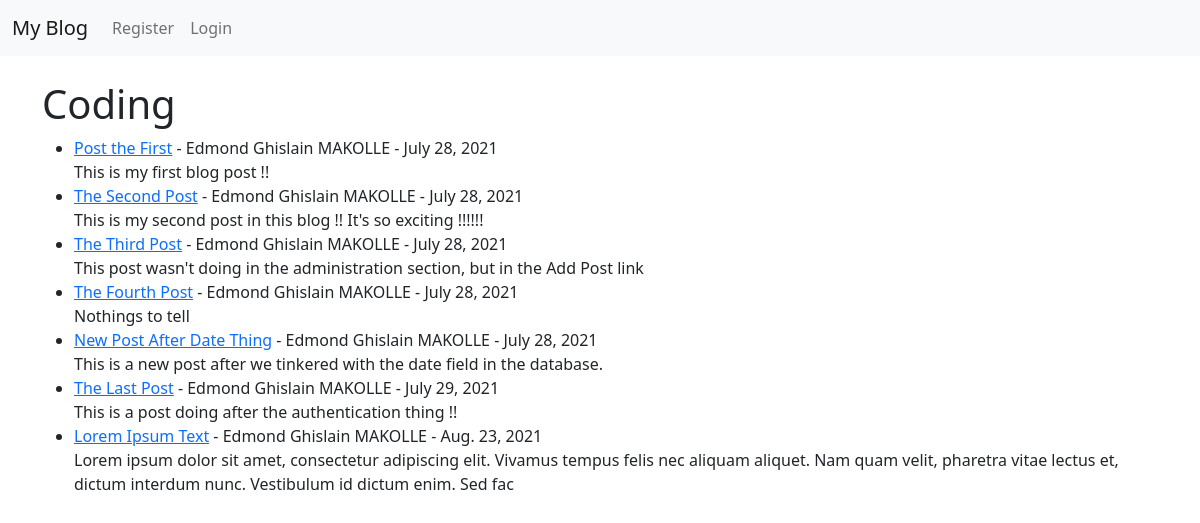
/category/coding/, run on the app's committed database.
### theblog/models.py (models this page shows, shortened)
class Post (models.Model):
    title = models.CharField(max_length=255)
    author = models.ForeignKey(User, on_delete=models.CASCADE)
    body = models.TextField()
    post_date = models.DateField(auto_now_add=True)
    category = models.CharField(max_length=255, default='Coding')

### theblog/views.py (the view)
# urls.py: path('category/<str:cats>/', CategoryView, name="category")
def CategoryView(request, cats):
    category_posts = Post.objects.filter(category=cats.replace('-', ' '))
    return render(request, 'categories.html', {'cats':cats.title().replace('-', ' '), 'category_posts':category_posts})

### theblog/templates/categories.html (shortened to what this page needs)
{% extends 'base.html' %}
{% block content %}
    {% if category_posts %}
        <h1>{{ cats }}</h1>
        <ul>
            {% for post in category_posts %}
                <li>
                    <a href="{% url 'article-detail' post.pk %}">{{ post.title}}</a> -
                    {{ post.author.first_name }} {{ post.author.last_name }} -
                    {{ post.post_date }}
                    <br>
                    {{ post.body | slice:":200" | safe }}  {% comment %} Le slice permet de determiner le nombre de lettre a afficher {% endcomment %}
                    <br>
                </li>
            {% endfor %}
        </ul>
    {% else %}
        <h2>Sorry, this page does not exist... </h2>
    {% endif %}
{% endblock %}

### data on the page
Post: title "Post the First", author.first_name "Edmond Ghislain", author.last_name "MAKOLLE", post_date "July 28, 2021", body "This is my first blog post !!"
Post: title "The Second Post", author.first_name "Edmond Ghislain", author.last_name "MAKOLLE", post_date "July 28, 2021", body "This is my second post in this blog !! It's so exciting !!!!!!"
Post: title "The Third Post", author.first_name "Edmond Ghislain", author.last_name "MAKOLLE", post_date "July 28, 2021", body "This post wasn't doing in the administration section, but in the Add Post link"
Post: title "The Fourth Post", author.first_name "Edmond Ghislain", author.last_name "MAKOLLE", post_date "July 28, 2021", body "Nothings to tell"
Post: title "New Post After Date Thing", author.first_name "Edmond Ghislain", author.last_name "MAKOLLE", post_date "July 28, 2021", body "This is a new post after we tinkered with the date field in the database."
Post: title "The Last Post", author.first_name "Edmond Ghislain", author.last_name "MAKOLLE", post_date "July 29, 2021", body "This is a post doing after the authentication thing !!"
Post: title "Lorem Ipsum Text", author.first_name "Edmond Ghislain", author.last_name "MAKOLLE", post_date "Aug. 23, 2021", body "Lorem ipsum dolor sit amet, consectetur adipiscing elit. Vivamus tempus felis nec aliquam aliquet. Nam quam velit, pharetra vitae lectus et, dictum interdum nunc. Vestibulum id dictum enim. Sed fac"

### other printed values
{{ cats }} "Coding"
